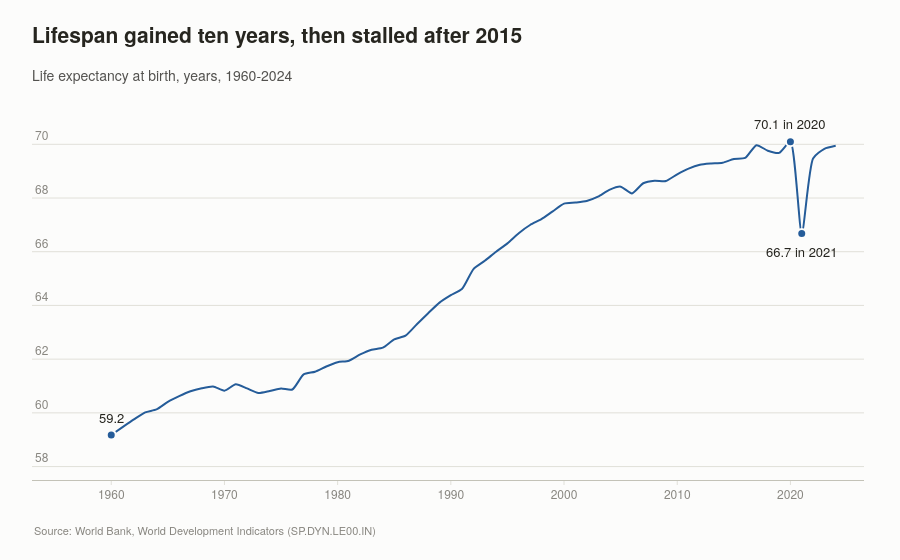

The notebook cell saved with this chart:
### Markdown cell above
## 3. Lifespan

### Code cell
le = df["life_expectancy"].dropna()

fig = go.Figure()
# No fill here: the axis starts near 58, and a fill to zero would need an
# axis from 0 that flattens the very change the chart is about.
fig.add_trace(go.Scatter(
    x=le.index, y=le.values, mode="lines", line=dict(color=ACCENT, width=2),
    hovertemplate="%{x}: %{y:.1f} years<extra></extra>"))

for yr, text, dy in [(1960, "59.2", 18), (2020, "70.1 in 2020", 18),
                     (2021, "66.7 in 2021", -18)]:
    fig.add_annotation(x=yr, y=le[yr], text=text, showarrow=False, yshift=dy,
                       font=dict(color=INK, size=13))
mark_points(fig, le, [1960, 2020, 2021], ACCENT)

fig.update_layout(xaxis_title=None, yaxis_range=[57.5, 71.5],
                  xaxis_range=[1953, 2026.5], **INSIDE_Y)
headline(fig, "Lifespan gained ten years, then stalled after 2015",
         f"Life expectancy at birth, years, {le.index.min()}-{le.index.max()}",
         "World Bank, World Development Indicators (SP.DYN.LE00.IN)")
save(fig, "03-life-expectancy")
fig.show()

### Figure 1 — Plotly figure (JSON) as saved in the notebook; plotly's stock layout.template omitted (floating-point values rounded to 4 significant figures)
{"data": [{"hovertemplate": "%{x}: %{y:.1f} years<extra></extra>", "line": {"color": "#255c99", "width": 2}, "mode": "lines", "type": "scatter", "x": [1960, 1961, 1962, 1963, 1964, 1965, 1966, 1967, 1968, 1969, 1970, 1971, 1972, 1973, 1974, 1975, 1976, 1977, 1978, 1979, 1980, 1981, 1982, 1983, 1984, 1985, 1986, 1987, 1988, 1989, 1990, 1991, 1992, 1993, 1994, 1995, 1996, 1997, 1998, 1999, 2000, 2001, 2002, 2003, 2004, 2005, 2006, 2007, 2008, 2009, 2010, 2011, 2012, 2013, 2014, 2015, 2016, 2017, 2018, 2019, 2020, 2021, 2022, 2023, 2024], "y": [59.17, 59.47, 59.76, 60.02, 60.13, 60.41, 60.62, 60.8, 60.92, 60.98, 60.83, 61.06, 60.91, 60.74, 60.82, 60.9, 60.87, 61.43, 61.53, 61.73, 61.88, 61.94, 62.17, 62.35, 62.43, 62.73, 62.88, 63.3, 63.71, 64.11, 64.38, 64.62, 65.35, 65.66, 66.0, 66.31, 66.69, 66.99, 67.21, 67.5, 67.79, 67.83, 67.89, 68.05, 68.3, 68.42, 68.17, 68.55, 68.64, 68.63, 68.88, 69.1, 69.24, 69.28, 69.31, 69.45, 69.49, 69.97, 69.76, 69.68, 70.1, 66.67, 69.47, 69.83, 69.95]}, {"hoverinfo": "skip", "marker": {"color": "#255c99", "line": {"color": "#fcfcfb", "width": 2}, "size": 9}, "mode": "markers", "type": "scatter", "x": [1960, 2020, 2021], "y": [59.17, 70.1, 66.67]}], "layout": {"annotations": [{"font": {"color": "#26251f", "size": 13}, "showarrow": false, "text": "59.2", "x": 1960, "y": 59.17, "yshift": 18}, {"font": {"color": "#26251f", "size": 13}, "showarrow": false, "text": "70.1 in 2020", "x": 2020, "y": 70.1, "yshift": 18}, {"font": {"color": "#26251f", "size": 13}, "showarrow": false, "text": "66.7 in 2021", "x": 2021, "y": 66.67, "yshift": -18}, {"font": {"color": "#898781", "size": 11}, "showarrow": false, "text": "Source: World Bank, World Development Indicators (SP.DYN.LE00.IN)", "x": 0, "xanchor": "left", "xref": "paper", "xshift": 0, "y": 0, "yanchor": "top", "yref": "paper", "yshift": -40}], "title": {"subtitle": {"text": "Life expectancy at birth, years, 1960-2024"}, "text": "Lifespan gained ten years, then stalled after 2015"}, "xaxis": {"dtick": 10, "range": [1953, 2026.0], "tick0": 1960, "title": {}}, "yaxis": {"range": [57.5, 71.5], "ticklabelposition": "inside top", "title": {}}}}
